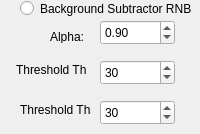
              <widget class="QWidget" name="PBKGRNB">
               <attribute name="label">
                <string>Background Subtractor RNB</string>
               </attribute>
               <widget class="QRadioButton" name="RBTRNB">
                <property name="geometry">
                 <rect>
                  <x>20</x>
                  <y>0</y>
                  <width>171</width>
                  <height>17</height>
                 </rect>
                </property>
                <property name="text">
                 <string>Background Subtractor RNB</string>
                </property>
               </widget>
               <widget class="QLabel" name="label_39">
                <property name="geometry">
                 <rect>
                  <x>50</x>
                  <y>30</y>
                  <width>47</width>
                  <height>13</height>
                 </rect>
                </property>
                <property name="text">
                 <string>Alpha: </string>
                </property>
               </widget>
               <widget class="QDoubleSpinBox" name="DSBAlpha">
                <property name="geometry">
                 <rect>
                  <x>100</x>
                  <y>20</y>
                  <width>75</width>
                  <height>25</height>
                 </rect>
                </property>
                <property name="maximum">
                 <double>1000.000000000000000</double>
                </property>
                <property name="value">
                 <double>0.900000000000000</double>
                </property>
               </widget>
               <widget class="QLabel" name="label_40">
                <property name="geometry">
                 <rect>
                  <x>16</x>
                  <y>60</y>
                  <width>71</width>
                  <height>20</height>
                 </rect>
                </property>
                <property name="text">
                 <string>Threshold Thu:</string>
                </property>
               </widget>
               <widget class="QSpinBox" name="SBThu">
                <property name="geometry">
                 <rect>
                  <x>100</x>
                  <y>60</y>
                  <width>75</width>
                  <height>25</height>
                 </rect>
                </property>
                <property name="maximum">
                 <number>300</number>
                </property>
                <property name="value">
                 <number>30</number>
                </property>
               </widget>
               <widget class="QSpinBox" name="SBThs">
                <property name="geometry">
                 <rect>
                  <x>100</x>
                  <y>100</y>
                  <width>75</width>
                  <height>25</height>
                 </rect>
                </property>
                <property name="maximum">
                 <number>1000</number>
                </property>
                <property name="value">
                 <number>30</number>
                </property>
               </widget>
               <widget class="QLabel" name="label_41">
                <property name="geometry">
                 <rect>
                  <x>20</x>
                  <y>100</y>
                  <width>71</width>
                  <height>20</height>
                 </rect>
                </property>
                <property name="text">
                 <string>Threshold Ths:</string>
                </property>
               </widget>
              </widget>
